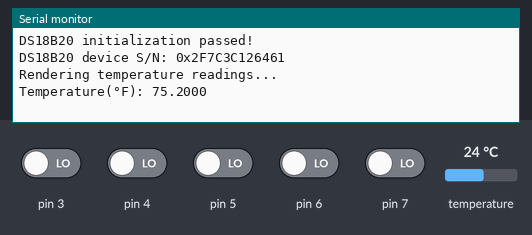
Simulated run of this sketch. Board: Arduino Uno, built with avr-gcc and run on an emulated ATmega328P. Parts: the last lines printed to the serial monitor. Wiring (inferred from the names in the program): 2 × DS18B20 sensor: data pin 2. Inputs (shaded band) come from the test bench; at power-on: pin 3–7 LOW, temperature 24 °C.

Above: at 1.2 s.
1.3 s: temperature set to 12 °C
At 2.6 s:
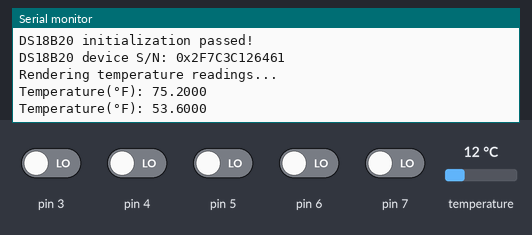
2.8 s: temperature set to 19 °C
At 5.1 s:
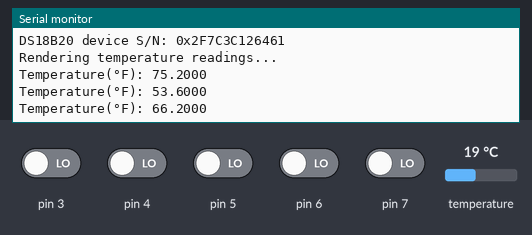
Timing chart, 0 to 6.6 s (numbered marks = the images above; inputs shaded):
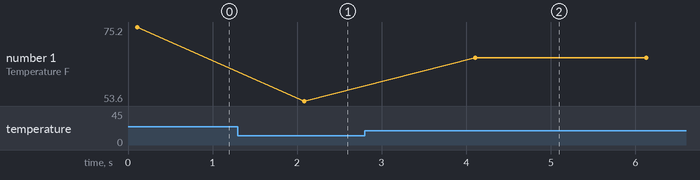

Measured:
- after the input at 1.3 s, the serial monitor: prints a new line after 0.79 s (image 1)
- after the input at 2.8 s, the serial monitor: prints a new line after 1.3 s (image 2)
- plotted number 1: 75.2 → 53.6 after the input at 1.3 s, 53.6 → 66.2 after the input at 2.8 s

The sketch:

ds18b20_app.ino
```cpp
/***************************************************************
 * @file ds18b20_app
 *
 * @par Nicholas Shanahan (2016)
 *
 * @brief Arduino application for DS18B20 temperature sensor.
 * Prints temperature in degrees fahrentheit approximately
 * every two seconds to the Arduino serial console.
 *
 **************************************************************/

/**************************************************************
        Includes
***************************************************************/
#include "DS18B20.h"
#include <stdint.h>
#include <stdbool.h>

/**************************************************************
         Defines
***************************************************************/
#define DS18B20_PIN 2

/**************************************************************
         Variables
***************************************************************/
ds18b20_dev_t dev;
bool err = false;

/**************************************************************
          Function Prototypes
***************************************************************/
void setup()
{
  uint8_t idx;

  Serial.begin(9600);
  //setup DS18B20
  err = ds18b20_init(&dev, DS18B20_PIN);

  if (!err)
  {
    Serial.println("DS18B20 initialization passed!");
    err = ds18b20_get_rom(&dev);

    if (!err)
    {
      Serial.print("DS18B20 device S/N: 0x");
      //print serial number
      for(idx = 1; idx < 7; idx++)
      {
        Serial.print(dev.rom[idx], HEX);
      }

      Serial.println("\nRendering temperature readings...");
    }
  }

  else
  {
    Serial.println("DS18B20 initialization failed!");
    exit(0);
  }
}

void loop()
{
  float fahrenheit_temp = 0;
  err = ds18b20_read_temp(&dev);

  if(!err)
  {
    fahrenheit_temp = (dev.temp*9)/5 + 32;
    Serial.print("Temperature(°F): ");
    Serial.println(fahrenheit_temp, 4);
  }

  else
  {
    Serial.println("Couldn't read DS18B20 sensor.");
  }

  delay(2000);
}
```

DS18B20.c
```cpp
/***************************************************************
 * @file ds18b20.c
 *
 * @par Nicholas Shanahan (2016)
 *
 * @brief Driver for the Dallas Semiconductors DS18B20 Digital Thermometer.
 * A software implemented 1-Wire Bus drive to used to interface
 * the DS18B20. This driver is intended for an AVR microcontroller.
 * The DS18B20 may be connected any port on the defined OWI bus.
 * The factory default 12-bits of precision is utilized.
 *
 **************************************************************/

/**************************************************************
                          Includes
***************************************************************/
#include "DS18B20.h"
#include "owi.h"
#include "owi_crc.h"
#include <avr/io.h>
#include <stdint.h>
#include <stdbool.h>
#include <stdlib.h>

/**************************************************************
                          Macros
***************************************************************/
//memory Commands
#define WRITE_SCRATCHPAD_CMD 0x4E
#define READ_SCRATCHPAD_CMD  0xBE
#define CONVERT_TEMP_CMD     0x44

#define SCRATCHPAD_LEN_BYTES 9
#define EXPECTED_CRC_IDX 8
#define TEMP_HI_IDX 1
#define TEMP_LO_IDX 0

//precision of temperature reading
#define PRECISION 0.0625F

/**************************************************************
                    Private Function Prototypes
***************************************************************/
static bool scratchpad_crc(uint8_t *scratchpad);
static bool read_scratchpad(ds18b20_dev_t *dev, uint8_t *scratchpad);

/*!
 * @brief Computes the CRC8 of the Scratchpad
 * data and compares result to the expected value.
 * @param[in] scratchpad Pointer to scratchpad data.
 * @return bool
 */
static bool scratchpad_crc(uint8_t *scratchpad)
{
  bool err = false;
  uint8_t idx = 0;
  uint8_t crc = 0;

  //compute the CRC of scratchpad data
  for (idx = 0; idx < EXPECTED_CRC_IDX; idx++)
  {
    crc = crc8(scratchpad[idx], crc);
  }

  if (crc != scratchpad[EXPECTED_CRC_IDX])
  {
    err = true;
  }

  return err;
}

/*!
 * @brief Reads Scratchpad and calculates the CRC8 of received data.
 * @param[in] dev Pointer to DS18B20 device structure.
 * @param[out] scratchpad Buffer to hold scratchpad memory data.
 * @return bool
 */
static bool read_scratchpad(ds18b20_dev_t *dev, uint8_t *scratchpad)
{
  bool err = false;
  uint8_t idx = 0;

  //verify OWI device is on bus
  owi_detect_presence(dev->pin);
  //address the DS18B20 sensor
  owi_match_rom(dev->rom, dev->pin);
  //send Read Scratchpad command
  owi_send_byte(READ_SCRATCHPAD_CMD, dev->pin);

  //read the entire scratchpad memory
  for (idx = 0; idx < SCRATCHPAD_LEN_BYTES; idx++)
  {
    scratchpad[idx] = owi_recv_byte(dev->pin);
  }

  //compute the CRC8 of the scratchpad data
  err = scratchpad_crc(scratchpad);

  return err;
}

/**************************************************************
                    Public Functions
***************************************************************/
//See DS18B20.h
bool ds18b20_init(ds18b20_dev_t *dev, uint8_t pin)
{
  bool err = false;

  if (dev == NULL)
  {
    err = true;
  }

  if (!err)
  {
    dev->temp = 0;
    dev->pin = pin;
    owi_init(pin);
  }

  return err;
}

//See DS18B20.h
bool ds18b20_get_rom(ds18b20_dev_t *dev)
{
  bool err = false;
  bool present;

  //check if DS18B20 device is present
  present = owi_detect_presence(dev->pin);

  if (!present)
  {
    err = true;
  }

  if (!err)
  {
    owi_read_rom(dev->rom, dev->pin);
  }

  return err;
}

//See DS18B20.h
bool ds18b20_read_temp(ds18b20_dev_t *dev)
{
  bool err = false;
  uint16_t raw_temp = 0;
  uint8_t scratchpad[SCRATCHPAD_LEN_BYTES];

  owi_detect_presence(dev->pin);
  //address the DS18B20 sensor
  owi_match_rom(dev->rom, dev->pin);
  //send Convert Temperature memory command
  owi_send_byte(CONVERT_TEMP_CMD, dev->pin);
  //wait for conversion to complete
  while (owi_is_busy(dev->pin));

  err = read_scratchpad(dev, scratchpad);

  if (!err)
  {
    //complete transaction
    owi_detect_presence(dev->pin);
    //format temperature data
    raw_temp = (scratchpad[TEMP_HI_IDX] << 8) | scratchpad[TEMP_LO_IDX];
    //convert to readable format (in Celsius)
    dev->temp = ((float)raw_temp * PRECISION);
  }

  return err;
}
```

DS18B20.h
```cpp
/***************************************************************
 * @file ds18b20.h
 *
 * @par Nicholas Shanahan (2016)
 *
 * @brief Driver for the Dallas Semiconductors DS18B20 Digital Thermometer.
 * The DS18B20 may be connected any port on the defined OWI bus.
 * The factory default 12-bits of precision is utilized.
 *
 **************************************************************/

#ifndef _DS18B20_H
#define _DS18B20_H

#ifdef __cplusplus
extern "C" {
#endif

/**************************************************************
                          Includes
***************************************************************/
#include <stdint.h>
#include <stdbool.h>

/**************************************************************
                           Macros
***************************************************************/

/**************************************************************
                          Typedefs
***************************************************************/
typedef struct {
  uint8_t  pin;
  uint8_t  rom[8];
  float    temp;
} ds18b20_dev_t;

/**************************************************************
                       Public Functions
***************************************************************/
/*!
 * @brief Initializes DS18B20 device and OWI on defined pin.
 * @param[in] dev Pointer to DS18B20 device structure.
 * @param[in] pin OWI bus pin where device is connected.
 * @return bool
 */
bool ds18b20_init(ds18b20_dev_t *dev, uint8_t pin);

/*!
 * @brief Reads the ROM ID of the DS18B20 device. Assumes a single
 * DS18B20 device is connected to the OWI Bus. The ROM is read into
 * buffer in the device structure.
 * @param[in] dev Pointer to DS18B20 device structure.
 * @return bool
 */
bool ds18b20_get_rom(ds18b20_dev_t *dev);

/*!
* @brief Reads the temperature value in degrees Celsius from the
* DS18B20 thermometer. Temperature is read into the temperature
* floating point variable in the device structure.
* @param[in] dev Pointer to device structure.
* @return bool
*/
bool ds18b20_read_temp(ds18b20_dev_t *dev);

#ifdef __cplusplus
}
#endif

#endif /* _DS18B20_H */
```

owi.c
```cpp
/***************************************************************
 * @file owi.c
 *
 * @par Nicholas Shanahan (2018)
 *
 * @brief Driver for Dallas 1-Wire Interface (OWI) bus. Intended for
 * the AVR family of microcontrollers. This implementation
 * does not rely on UART hardware. Assumes presence external
 * pull-up resistors.
 *
 * Developed in accordance with AVR318: Dallas 1-Wire Master text.
 * http://www.atmel.com/images/doc2579.pdf
 *
 **************************************************************/

/**************************************************************
                            Includes
***************************************************************/
#include "owi.h"
#include "owi_delay.h"
#include <avr/io.h>
#include <stdint.h>
#include <stdbool.h>
#include <avr/interrupt.h>
//CPU frequency required for util library
#define F_CPU 16000000UL
#include <util/delay.h>

/**************************************************************
                            Macros
***************************************************************/
#define CONCAT(A,B) (A##B)
#define DDR(letter) CONCAT(DDR,letter)
#define PIN(letter) CONCAT(PIN,letter)
#define PORT(letter) CONCAT(PORT,letter)

#define BYTE_TO_BITS 8
#define ROM_LEN_BYTES 8
#define ROM_SEARCH_FAILED 0xFF

//ROM Commands
#define SKIP_ROM_CMD   0xCC
#define READ_ROM_CMD   0x33
#define MATCH_ROM_CMD  0x55
#define SEARCH_ROM_CMD 0xF0

/**************************************************************
                     Private Function Prototypes
***************************************************************/
/*
 * Inline these functions to remove overhead. Added "always_inline"
 * attribute to ensure the function is inlined even if compiler
 * optimizations are turned off.
 */
static inline void release_bus(uint8_t pin) __attribute__ ((always_inline));
static inline void drive_bus_low(uint8_t pin) __attribute__ ((always_inline));
static inline bool read_bus_value(uint8_t pin) __attribute__ ((always_inline));
static inline void write_bit1(uint8_t pin) __attribute__ ((always_inline));
static inline void write_bit0(uint8_t pin) __attribute__ ((always_inline));
static inline bool read_bit(uint8_t pin) __attribute__ ((always_inline));

/*!
 * @brief Set OWI pin as an input.
 * @param[in] pin Pin number on OWI port.
 * @return None.
 */
static inline void release_bus(uint8_t pin)
{
    DDR(OWI_PORT) &= ~_BV(pin);
}

/*!
 * @brief Drives OWI pin low.
 * @param[in] pin Pin number on OWI port.
 * @return None.
 */
static inline void drive_bus_low(uint8_t pin)
{
    DDR(OWI_PORT) |= _BV(pin);
    PORT(OWI_PORT) &= ~_BV(pin);
}

/*!
 * @brief Reads OWI pin value.
 * @param[in] pin Pin number on OWI port.
 * @return bool
 */
static inline bool read_bus_value(uint8_t pin)
{
    return (PIN(OWI_PORT) & _BV(pin));
}


/*!
 * @brief Write a 1 to OWI bus.
 * @param[in] pin Pin number on OWI port.
 * @return None.
 */
static inline void write_bit1(uint8_t pin)
{
    cli();
    drive_bus_low(pin);
    _delay_us(OWI_DELAY_US_A);
    release_bus(pin);
    _delay_us(OWI_DELAY_US_B);
    sei();
}

/*!
 * @brief Write a 0 to OWI bus.
 * @param[in] pin Pin number on OWI port.
 * @return None.
 */
static inline void write_bit0(uint8_t pin)
{
    cli();
    drive_bus_low(pin);
    _delay_us(OWI_DELAY_US_C);
    release_bus(pin);
    _delay_us(OWI_DELAY_US_D);
    sei();
}

/*!
 * @brief Read a bit from the OWI bus.
 * @param[in] pin Pin number on OWI port.
 * @return bool
 */
static inline bool read_bit(uint8_t pin)
{
    bool bit;

    cli();
    drive_bus_low(pin);
    _delay_us(OWI_DELAY_US_A);
    release_bus(pin);
    _delay_us(OWI_DELAY_US_E);
    bit = read_bus_value(pin);
    _delay_us(OWI_DELAY_US_F);
    sei();

    return bit;
}

/**************************************************************
                     Public Functions
***************************************************************/

//See owi.h
void owi_init(uint8_t pin)
{
    release_bus(pin);
    _delay_us(OWI_DELAY_US_H);
}

//See owi.h
bool owi_is_busy(uint8_t pin)
{
    return !(read_bit(pin));
}

//See owi.h
bool owi_detect_presence(uint8_t pin)
{
    bool present;

    cli();
    drive_bus_low(pin);
    _delay_us(OWI_DELAY_US_H);
    release_bus(pin);
    _delay_us(OWI_DELAY_US_I);

    /* Pin is pulled low if device is present.
     * Otherwise pulled high by pull-up resistor.
     */
    present = !(read_bus_value(pin));
    _delay_us(OWI_DELAY_US_J);
    sei();

    return present;
}

//See owi.h
void owi_send_byte(uint8_t data, uint8_t pin)
{
    uint8_t idx;

    for (idx = 0; idx < BYTE_TO_BITS; idx++)
    {
        //write lsb to OWI bus
        (data & 0x01) ? write_bit1(pin) : write_bit0(pin);
        //get next bit
        data >>= 1;
    }
}

//See owi.h
uint8_t owi_recv_byte(uint8_t pin)
{
    uint8_t idx;
    uint8_t data = 0;

    for (idx = 0; idx < BYTE_TO_BITS; idx++)
    {
        if(read_bit(pin))
        {
            data |= _BV(idx);
        }
    }

    return data;
}

//See owi.h
void owi_skip_rom(uint8_t pin)
{
    owi_send_byte(SKIP_ROM_CMD, pin);
}

//See owi.h
void owi_read_rom(uint8_t *rom, uint8_t pin)
{
    int8_t idx;

    owi_send_byte(READ_ROM_CMD, pin);

    for (idx = (ROM_LEN_BYTES - 1); idx >= 0; idx--)
    {
        rom[idx] = owi_recv_byte(pin);
    }
}

//See owi.h
void owi_match_rom(uint8_t *rom, uint8_t pin)
{
    int8_t idx;

    owi_send_byte(MATCH_ROM_CMD,pin);

    for (idx = (ROM_LEN_BYTES - 1); idx >= 0; idx--)
    {
        owi_send_byte(rom[idx], pin);
    }
}

//See owi.h
uint8_t owi_search_rom(uint8_t *rom, uint8_t last_deviation, uint8_t pin)
{
    bool bit1 = 0;
    bool bit2 = 0;
    bool err = false;
    uint8_t bit_idx = 0;
    uint8_t byte_idx = 0;
    uint8_t curr_idx = 1;
    uint8_t new_deviation = 0;

    owi_send_byte(SEARCH_ROM_CMD, pin);

    while (byte_idx < ROM_LEN_BYTES)
    {
        while (bit_idx < BYTE_TO_BITS)
        {
            bit1 = read_bit(pin);
            bit2 = read_bit(pin);

            //no ROM discovered, search failed
            if (bit1 && bit2)
            {
                err = true;
                new_deviation = ROM_SEARCH_FAILED;
                break;
            }

            //devices discovered with same first bit of ROM
            else if (bit1 != bit2)
            {
                if (bit1)
                {
                    rom[byte_idx] |= _BV(bit_idx);
                }

                else
                {
                    rom[byte_idx] &= ~_BV(bit_idx);
                }
            }

            //devices discovered with different first bit of ROM
            else
            {
                if (curr_idx == last_deviation)
                {
                    rom[byte_idx] |= _BV(bit_idx);
                }

                else if (curr_idx > last_deviation)
                {
                    rom[byte_idx] &= ~_BV(bit_idx);
                    new_deviation = curr_idx;
                }

                else if (!(rom[byte_idx] & _BV(bit_idx)))
                {
                    new_deviation = curr_idx;
                }
            }

            //write the bit to the OWI bus
            (rom[byte_idx] & _BV(bit_idx)) ? write_bit1(pin) : write_bit0(pin);
            //move to next bit in the current byte
            bit_idx++;
            //increment overall bit position tracker
            curr_idx++;
        }

        if (err)
        {
            break;
        }

        bit_idx = 0;
        byte_idx++;
    }

    return new_deviation;
}
```

owi_crc.c
```cpp
/***************************************************************
 * @file owi_crc.c
 *
 * @par Nicholas Shanahan (2016)
 *
 * @brief Library to calculate Cyclic Redundancy Check (CRC).
 *
 **************************************************************/

/**************************************************************
                            Includes
***************************************************************/
#include "owi_crc.h"
#include <stdint.h>
#include <avr/io.h>

/**************************************************************
                            Macros
***************************************************************/
//CRC8 polynomial
#define CRC8_POLY 0x18
#define BYTE_TO_BITS 8

/**************************************************************
                      Public Functions
***************************************************************/
//See owi_crc.h
uint8_t crc8(uint8_t data, uint8_t seed)
{
    uint8_t idx;

    for(idx = 0; idx < BYTE_TO_BITS; idx++)
    {
        if((data ^ seed) & 0x01)
        {
            seed ^= CRC8_POLY;
            seed >>= 1;
            seed |= _BV(7);
        }

        else
        {
            seed >>= 1;
        }

        data >>= 1;
    }

    return seed;
}
```

owi_delay.h
```cpp
/***************************************************************
 * @file owi_delay.h
 *
 * @par Nicholas Shanahan (2016)
 *
 * @brief Dallas Semiconductors recommended delay values
 * (in microseconds) for the for the bit-level OWI functions.
 * See able 3 of the AVR318: Dallas 1-Wire Master text
 * http://www.atmel.com/images/doc2579.pdf
 *
 **************************************************************/

#ifndef _OWI_DELAY_H
#define _OWI_DELAY_H

/*************************************************************
                            Macros
***************************************************************/
//OWI delay values in microseconds
#define OWI_DELAY_US_A  6
#define OWI_DELAY_US_B  64
#define OWI_DELAY_US_C  60
#define OWI_DELAY_US_D  10
#define OWI_DELAY_US_E  9
#define OWI_DELAY_US_F  55
#define OWI_DELAY_US_G  0
#define OWI_DELAY_US_H  480
#define OWI_DELAY_US_I  70
#define OWI_DELAY_US_J  410

#endif /* _OWI_DELAY_H */
```

Source omitted: owi.h (4245 bytes), owi_crc.h (1328 bytes)
